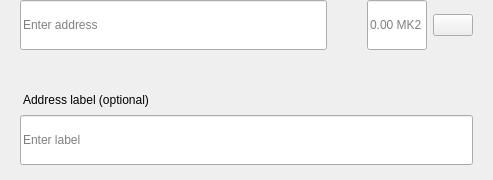
<?xml version="1.0" encoding="UTF-8"?>
<ui version="4.0">
 <class>SendMultiRow</class>
 <widget class="QWidget" name="SendMultiRow">
  <property name="geometry">
   <rect>
    <x>0</x>
    <y>0</y>
    <width>493</width>
    <height>180</height>
   </rect>
  </property>
  <property name="minimumSize">
   <size>
    <width>0</width>
    <height>0</height>
   </size>
  </property>
  <property name="maximumSize">
   <size>
    <width>16777215</width>
    <height>16777215</height>
   </size>
  </property>
  <property name="windowTitle">
   <string>Form</string>
  </property>
  <layout class="QVBoxLayout" name="verticalLayout_3">
   <property name="spacing">
    <number>0</number>
   </property>
   <property name="leftMargin">
    <number>0</number>
   </property>
   <property name="topMargin">
    <number>0</number>
   </property>
   <property name="rightMargin">
    <number>20</number>
   </property>
   <property name="bottomMargin">
    <number>5</number>
   </property>
   <item alignment="Qt::AlignTop">
    <widget class="QWidget" name="widget" native="true">
     <property name="sizePolicy">
      <sizepolicy hsizetype="Expanding" vsizetype="Maximum">
       <horstretch>0</horstretch>
       <verstretch>0</verstretch>
      </sizepolicy>
     </property>
     <property name="minimumSize">
      <size>
       <width>0</width>
       <height>60</height>
      </size>
     </property>
     <property name="maximumSize">
      <size>
       <width>16777215</width>
       <height>85</height>
      </size>
     </property>
     <layout class="QHBoxLayout" name="horizontalLayout" stretch="6,0,2">
      <property name="spacing">
       <number>0</number>
      </property>
      <property name="leftMargin">
       <number>8</number>
      </property>
      <property name="topMargin">
       <number>0</number>
      </property>
      <property name="rightMargin">
       <number>0</number>
      </property>
      <property name="bottomMargin">
       <number>0</number>
      </property>
      <item alignment="Qt::AlignTop">
       <widget class="QStackedWidget" name="stackedAddress">
        <property name="minimumSize">
         <size>
          <width>0</width>
          <height>50</height>
         </size>
        </property>
        <property name="maximumSize">
         <size>
          <width>16777215</width>
          <height>50</height>
         </size>
        </property>
        <widget class="QWidget" name="page_4">
         <property name="sizePolicy">
          <sizepolicy hsizetype="Expanding" vsizetype="Preferred">
           <horstretch>0</horstretch>
           <verstretch>0</verstretch>
          </sizepolicy>
         </property>
         <property name="minimumSize">
          <size>
           <width>0</width>
           <height>50</height>
          </size>
         </property>
         <property name="maximumSize">
          <size>
           <width>16777215</width>
           <height>55</height>
          </size>
         </property>
         <layout class="QVBoxLayout" name="verticalLayout_7">
          <property name="spacing">
           <number>0</number>
          </property>
          <property name="leftMargin">
           <number>12</number>
          </property>
          <property name="topMargin">
           <number>0</number>
          </property>
          <property name="rightMargin">
           <number>0</number>
          </property>
          <property name="bottomMargin">
           <number>0</number>
          </property>
          <item>
           <widget class="QLineEdit" name="lineEditAddress">
            <property name="minimumSize">
             <size>
              <width>0</width>
              <height>50</height>
             </size>
            </property>
            <property name="maximumSize">
             <size>
              <width>16777215</width>
              <height>50</height>
             </size>
            </property>
            <property name="placeholderText">
             <string>Enter address</string>
            </property>
           </widget>
          </item>
         </layout>
        </widget>
        <widget class="QWidget" name="page_3"/>
       </widget>
      </item>
      <item>
       <spacer name="horizontalSpacer_3">
        <property name="orientation">
         <enum>Qt::Horizontal</enum>
        </property>
        <property name="sizeType">
         <enum>QSizePolicy::Fixed</enum>
        </property>
        <property name="sizeHint" stdset="0">
         <size>
          <width>40</width>
          <height>20</height>
         </size>
        </property>
       </spacer>
      </item>
      <item>
       <layout class="QHBoxLayout" name="horizontalLayout_2">
        <property name="spacing">
         <number>6</number>
        </property>
        <item alignment="Qt::AlignTop">
         <widget class="QLineEdit" name="lineEditAmount">
          <property name="sizePolicy">
           <sizepolicy hsizetype="Expanding" vsizetype="Preferred">
            <horstretch>0</horstretch>
            <verstretch>0</verstretch>
           </sizepolicy>
          </property>
          <property name="minimumSize">
           <size>
            <width>0</width>
            <height>50</height>
           </size>
          </property>
          <property name="maximumSize">
           <size>
            <width>16777215</width>
            <height>50</height>
           </size>
          </property>
          <property name="maxLength">
           <number>17</number>
          </property>
          <property name="alignment">
           <set>Qt::AlignLeading|Qt::AlignLeft|Qt::AlignVCenter</set>
          </property>
          <property name="placeholderText">
           <string notr="true">0.00 MK2</string>
          </property>
         </widget>
        </item>
        <item>
         <layout class="QVBoxLayout" name="verticalLayout">
          <property name="topMargin">
           <number>14</number>
          </property>
          <property name="bottomMargin">
           <number>0</number>
          </property>
          <item alignment="Qt::AlignTop">
           <widget class="QPushButton" name="btnMenu">
            <property name="minimumSize">
             <size>
              <width>0</width>
              <height>0</height>
             </size>
            </property>
            <property name="maximumSize">
             <size>
              <width>16777215</width>
              <height>16777215</height>
             </size>
            </property>
            <property name="focusPolicy">
             <enum>Qt::NoFocus</enum>
            </property>
            <property name="text">
             <string/>
            </property>
           </widget>
          </item>
         </layout>
        </item>
       </layout>
      </item>
     </layout>
    </widget>
   </item>
   <item>
    <widget class="QWidget" name="layoutLabel" native="true">
     <property name="minimumSize">
      <size>
       <width>0</width>
       <height>0</height>
      </size>
     </property>
     <property name="maximumSize">
      <size>
       <width>16777215</width>
       <height>16777215</height>
      </size>
     </property>
     <layout class="QVBoxLayout" name="verticalLayout_9">
      <property name="spacing">
       <number>6</number>
      </property>
      <property name="leftMargin">
       <number>20</number>
      </property>
      <property name="topMargin">
       <number>0</number>
      </property>
      <property name="rightMargin">
       <number>0</number>
      </property>
      <property name="bottomMargin">
       <number>10</number>
      </property>
      <item>
       <spacer name="verticalSpacer">
        <property name="orientation">
         <enum>Qt::Vertical</enum>
        </property>
        <property name="sizeType">
         <enum>QSizePolicy::Fixed</enum>
        </property>
        <property name="sizeHint" stdset="0">
         <size>
          <width>20</width>
          <height>20</height>
         </size>
        </property>
       </spacer>
      </item>
      <item>
       <widget class="QLabel" name="labelSubtitleDescription">
        <property name="styleSheet">
         <string notr="true">margin-bottom:2px;
margin-left:0.05px;
padding:0px;</string>
        </property>
        <property name="text">
         <string>Address label (optional)</string>
        </property>
       </widget>
      </item>
      <item>
       <widget class="QLineEdit" name="lineEditDescription">
        <property name="minimumSize">
         <size>
          <width>0</width>
          <height>50</height>
         </size>
        </property>
        <property name="maximumSize">
         <size>
          <width>16777215</width>
          <height>50</height>
         </size>
        </property>
        <property name="placeholderText">
         <string>Enter label</string>
        </property>
       </widget>
      </item>
     </layout>
    </widget>
   </item>
  </layout>
 </widget>
 <resources/>
 <connections/>
</ui>
